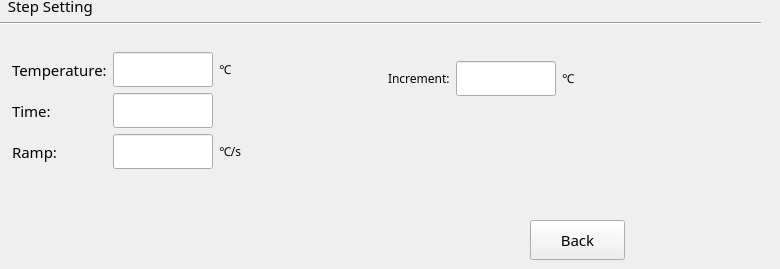
     <widget class="QWidget" name="stepEditMelt">
      <widget class="QToolButton" name="buttonStepEditMeltBack">
       <property name="geometry">
        <rect>
         <x>530</x>
         <y>220</y>
         <width>95</width>
         <height>40</height>
        </rect>
       </property>
       <property name="minimumSize">
        <size>
         <width>92</width>
         <height>40</height>
        </size>
       </property>
       <property name="maximumSize">
        <size>
         <width>120</width>
         <height>40</height>
        </size>
       </property>
       <property name="font">
        <font>
         <family>文泉驿等宽微米黑</family>
         <pointsize>11</pointsize>
        </font>
       </property>
       <property name="text">
        <string>Back</string>
       </property>
      </widget>
      <widget class="Line" name="line_4">
       <property name="geometry">
        <rect>
         <x>-10</x>
         <y>15</y>
         <width>771</width>
         <height>16</height>
        </rect>
       </property>
       <property name="orientation">
        <enum>Qt::Horizontal</enum>
       </property>
      </widget>
      <widget class="QLabel" name="labelMeltStepSettings_2">
       <property name="geometry">
        <rect>
         <x>0</x>
         <y>-5</y>
         <width>621</width>
         <height>21</height>
        </rect>
       </property>
       <property name="font">
        <font>
         <family>文泉驿等宽微米黑</family>
         <pointsize>11</pointsize>
        </font>
       </property>
       <property name="text">
        <string>  Step Setting</string>
       </property>
      </widget>
      <widget class="QWidget" name="layoutWidget">
       <property name="geometry">
        <rect>
         <x>12</x>
         <y>52</y>
         <width>701</width>
         <height>151</height>
        </rect>
       </property>
       <layout class="QHBoxLayout" name="horizontalLayout_11">
        <item>
         <widget class="QWidget" name="stepMeltTemperature" native="true">
          <property name="sizePolicy">
           <sizepolicy hsizetype="Fixed" vsizetype="Preferred">
            <horstretch>0</horstretch>
            <verstretch>0</verstretch>
           </sizepolicy>
          </property>
          <layout class="QGridLayout" name="gridLayout_4">
           <property name="leftMargin">
            <number>0</number>
           </property>
           <property name="topMargin">
            <number>0</number>
           </property>
           <property name="rightMargin">
            <number>0</number>
           </property>
           <property name="bottomMargin">
            <number>0</number>
           </property>
           <item row="0" column="0">
            <widget class="QLabel" name="labelMeltTarget">
             <property name="font">
              <font>
               <family>文泉驿等宽微米黑</family>
               <pointsize>11</pointsize>
               <weight>50</weight>
               <bold>false</bold>
              </font>
             </property>
             <property name="text">
              <string>Temperature:</string>
             </property>
            </widget>
           </item>
           <item row="0" column="1">
            <widget class="QLineEdit" name="lineEditMeltTarget">
             <property name="sizePolicy">
              <sizepolicy hsizetype="Expanding" vsizetype="Fixed">
               <horstretch>0</horstretch>
               <verstretch>0</verstretch>
              </sizepolicy>
             </property>
             <property name="minimumSize">
              <size>
               <width>50</width>
               <height>35</height>
              </size>
             </property>
             <property name="maximumSize">
              <size>
               <width>100</width>
               <height>16777215</height>
              </size>
             </property>
             <property name="font">
              <font>
               <family>文泉驿等宽微米黑</family>
              </font>
             </property>
             <property name="focusPolicy">
              <enum>Qt::NoFocus</enum>
             </property>
             <property name="alignment">
              <set>Qt::AlignRight|Qt::AlignTrailing|Qt::AlignVCenter</set>
             </property>
            </widget>
           </item>
           <item row="0" column="2">
            <widget class="QLabel" name="labelMeltTargetUnit">
             <property name="font">
              <font>
               <family>文泉驿等宽微米黑</family>
              </font>
             </property>
             <property name="text">
              <string>℃</string>
             </property>
            </widget>
           </item>
           <item row="1" column="0">
            <widget class="QLabel" name="labelMeltDuration">
             <property name="font">
              <font>
               <family>文泉驿等宽微米黑</family>
               <pointsize>11</pointsize>
               <weight>50</weight>
               <bold>false</bold>
              </font>
             </property>
             <property name="text">
              <string>Time:</string>
             </property>
            </widget>
           </item>
           <item row="1" column="1">
            <widget class="QLineEdit" name="lineEditMeltDuration">
             <property name="sizePolicy">
              <sizepolicy hsizetype="Expanding" vsizetype="Fixed">
               <horstretch>0</horstretch>
               <verstretch>0</verstretch>
              </sizepolicy>
             </property>
             <property name="minimumSize">
              <size>
               <width>50</width>
               <height>35</height>
              </size>
             </property>
             <property name="maximumSize">
              <size>
               <width>100</width>
               <height>16777215</height>
              </size>
             </property>
             <property name="font">
              <font>
               <family>文泉驿等宽微米黑</family>
              </font>
             </property>
             <property name="focusPolicy">
              <enum>Qt::NoFocus</enum>
             </property>
             <property name="alignment">
              <set>Qt::AlignRight|Qt::AlignTrailing|Qt::AlignVCenter</set>
             </property>
            </widget>
           </item>
           <item row="1" column="2">
            <widget class="QLabel" name="labelMeltDurationUnit">
             <property name="font">
              <font>
               <family>文泉驿等宽微米黑</family>
              </font>
             </property>
             <property name="text">
              <string/>
             </property>
            </widget>
           </item>
           <item row="2" column="0">
            <widget class="QLabel" name="labelMeltRamp">
             <property name="font">
              <font>
               <family>文泉驿等宽微米黑</family>
               <pointsize>11</pointsize>
               <weight>50</weight>
               <bold>false</bold>
              </font>
             </property>
             <property name="text">
              <string>Ramp:</string>
             </property>
            </widget>
           </item>
           <item row="2" column="1">
            <widget class="QLineEdit" name="lineEditMeltRamp">
             <property name="sizePolicy">
              <sizepolicy hsizetype="Expanding" vsizetype="Fixed">
               <horstretch>0</horstretch>
               <verstretch>0</verstretch>
              </sizepolicy>
             </property>
             <property name="minimumSize">
              <size>
               <width>50</width>
               <height>35</height>
              </size>
             </property>
             <property name="maximumSize">
              <size>
               <width>100</width>
               <height>16777215</height>
              </size>
             </property>
             <property name="font">
              <font>
               <family>文泉驿等宽微米黑</family>
              </font>
             </property>
             <property name="focusPolicy">
              <enum>Qt::NoFocus</enum>
             </property>
             <property name="alignment">
              <set>Qt::AlignRight|Qt::AlignTrailing|Qt::AlignVCenter</set>
             </property>
            </widget>
           </item>
           <item row="2" column="2">
            <widget class="QLabel" name="labelMeltRampUnit">
             <property name="font">
              <font>
               <family>文泉驿等宽微米黑</family>
              </font>
             </property>
             <property name="text">
              <string>℃/s</string>
             </property>
            </widget>
           </item>
           <item row="3" column="1" colspan="2">
            <spacer name="verticalSpacer_10">
             <property name="orientation">
              <enum>Qt::Vertical</enum>
             </property>
             <property name="sizeHint" stdset="0">
              <size>
               <width>66</width>
               <height>9</height>
              </size>
             </property>
            </spacer>
           </item>
          </layout>
         </widget>
        </item>
        <item>
         <spacer name="horizontalSpacer">
          <property name="orientation">
           <enum>Qt::Horizontal</enum>
          </property>
          <property name="sizeHint" stdset="0">
           <size>
            <width>78</width>
            <height>20</height>
           </size>
          </property>
         </spacer>
        </item>
        <item>
         <widget class="QWidget" name="stepMeltAcquisition" native="true">
          <layout class="QVBoxLayout" name="verticalLayout_9">
           <item>
            <layout class="QHBoxLayout" name="horizontalLayout_12">
             <item>
              <widget class="QLabel" name="labelMeltStep">
               <property name="font">
                <font>
                 <family>文泉驿等宽微米黑</family>
                </font>
               </property>
               <property name="text">
                <string>Increment:</string>
               </property>
              </widget>
             </item>
             <item>
              <widget class="QLineEdit" name="lineEditMeltCon">
               <property name="enabled">
                <bool>true</bool>
               </property>
               <property name="minimumSize">
                <size>
                 <width>50</width>
                 <height>35</height>
                </size>
               </property>
               <property name="maximumSize">
                <size>
                 <width>100</width>
                 <height>16777215</height>
                </size>
               </property>
               <property name="font">
                <font>
                 <family>文泉驿等宽微米黑</family>
                </font>
               </property>
               <property name="focusPolicy">
                <enum>Qt::NoFocus</enum>
               </property>
              </widget>
             </item>
             <item>
              <widget class="QLabel" name="labelMeltUnit">
               <property name="enabled">
                <bool>true</bool>
               </property>
               <property name="font">
                <font>
                 <family>文泉驿等宽微米黑</family>
                </font>
               </property>
               <property name="text">
                <string>℃</string>
               </property>
              </widget>
             </item>
            </layout>
           </item>
           <item>
            <spacer name="verticalSpacer_11">
             <property name="orientation">
              <enum>Qt::Vertical</enum>
             </property>
             <property name="sizeHint" stdset="0">
              <size>
               <width>20</width>
               <height>50</height>
              </size>
             </property>
            </spacer>
           </item>
          </layout>
         </widget>
        </item>
        <item>
         <spacer name="horizontalSpacer_3">
          <property name="orientation">
           <enum>Qt::Horizontal</enum>
          </property>
          <property name="sizeHint" stdset="0">
           <size>
            <width>40</width>
            <height>20</height>
           </size>
          </property>
         </spacer>
        </item>
       </layout>
      </widget>
     </widget>
